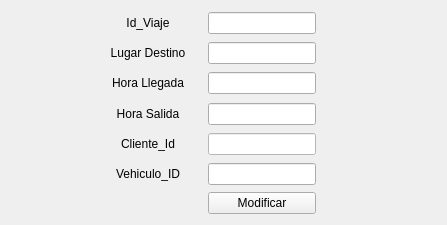
                      <widget class="QWidget" name="page_Viaje_Modificar">
                       <property name="styleSheet">
                        <string notr="true">QLabel{
	padding: 5px 15px;
}</string>
                       </property>
                       <layout class="QGridLayout" name="gridLayout_5">
                        <item row="7" column="2">
                         <widget class="QPushButton" name="Boton_Viaje_Modificar">
                          <property name="cursor">
                           <cursorShape>PointingHandCursor</cursorShape>
                          </property>
                          <property name="styleSheet">
                           <string notr="true"/>
                          </property>
                          <property name="text">
                           <string>Modificar</string>
                          </property>
                         </widget>
                        </item>
                        <item row="6" column="1">
                         <widget class="QLabel" name="label_VehiculoId_Registrar_6">
                          <property name="text">
                           <string>&lt;html&gt;&lt;head/&gt;&lt;body&gt;&lt;p align=&quot;center&quot;&gt;Vehiculo_ID&lt;/p&gt;&lt;/body&gt;&lt;/html&gt;</string>
                          </property>
                         </widget>
                        </item>
                        <item row="4" column="2">
                         <widget class="QLineEdit" name="lineEdit_HoraSalida_Modificar"/>
                        </item>
                        <item row="1" column="2">
                         <widget class="QLineEdit" name="lineEdit_LugarDestino_Modificar"/>
                        </item>
                        <item row="2" column="2">
                         <widget class="QLineEdit" name="lineEdit_HoraLlegada_Modificar"/>
                        </item>
                        <item row="0" column="1">
                         <widget class="QLabel" name="label_LugarDestino_Registrar_3">
                          <property name="text">
                           <string>&lt;html&gt;&lt;head/&gt;&lt;body&gt;&lt;p align=&quot;center&quot;&gt;Id_Viaje&lt;/p&gt;&lt;/body&gt;&lt;/html&gt;</string>
                          </property>
                         </widget>
                        </item>
                        <item row="5" column="1">
                         <widget class="QLabel" name="label_ClienteId_Registrar_5">
                          <property name="text">
                           <string>&lt;html&gt;&lt;head/&gt;&lt;body&gt;&lt;p align=&quot;center&quot;&gt;Cliente_Id&lt;/p&gt;&lt;/body&gt;&lt;/html&gt;</string>
                          </property>
                         </widget>
                        </item>
                        <item row="2" column="0">
                         <spacer name="horizontalSpacer_16">
                          <property name="orientation">
                           <enum>Qt::Horizontal</enum>
                          </property>
                          <property name="sizeType">
                           <enum>QSizePolicy::Fixed</enum>
                          </property>
                          <property name="sizeHint" stdset="0">
                           <size>
                            <width>80</width>
                            <height>25</height>
                           </size>
                          </property>
                         </spacer>
                        </item>
                        <item row="0" column="2">
                         <widget class="QLineEdit" name="lineEdit_IdViaje_Modificar"/>
                        </item>
                        <item row="1" column="1">
                         <widget class="QLabel" name="label_LugarDestino_Registrar_2">
                          <property name="text">
                           <string>&lt;html&gt;&lt;head/&gt;&lt;body&gt;&lt;p align=&quot;center&quot;&gt;Lugar Destino&lt;/p&gt;&lt;/body&gt;&lt;/html&gt;</string>
                          </property>
                         </widget>
                        </item>
                        <item row="2" column="1">
                         <widget class="QLabel" name="label_HoraLlegada_Registrar_3">
                          <property name="text">
                           <string>&lt;html&gt;&lt;head/&gt;&lt;body&gt;&lt;p align=&quot;center&quot;&gt;Hora Llegada&lt;/p&gt;&lt;/body&gt;&lt;/html&gt;</string>
                          </property>
                         </widget>
                        </item>
                        <item row="6" column="2">
                         <widget class="QLineEdit" name="lineEdit_ViajeVehiculoId_Modificar"/>
                        </item>
                        <item row="2" column="3">
                         <spacer name="horizontalSpacer_15">
                          <property name="orientation">
                           <enum>Qt::Horizontal</enum>
                          </property>
                          <property name="sizeType">
                           <enum>QSizePolicy::Fixed</enum>
                          </property>
                          <property name="sizeHint" stdset="0">
                           <size>
                            <width>120</width>
                            <height>20</height>
                           </size>
                          </property>
                         </spacer>
                        </item>
                        <item row="4" column="1">
                         <widget class="QLabel" name="label_HoraSalida_Registrar_4">
                          <property name="text">
                           <string>&lt;html&gt;&lt;head/&gt;&lt;body&gt;&lt;p align=&quot;center&quot;&gt;Hora Salida&lt;/p&gt;&lt;/body&gt;&lt;/html&gt;</string>
                          </property>
                         </widget>
                        </item>
                        <item row="5" column="2">
                         <widget class="QLineEdit" name="lineEdit_ViajeClienteId_Modificar">
                          <property name="styleSheet">
                           <string notr="true">background-color: rgb(255, 255, 255);</string>
                          </property>
                         </widget>
                        </item>
                        <item row="7" column="1">
                         <spacer name="horizontalSpacer_17">
                          <property name="orientation">
                           <enum>Qt::Horizontal</enum>
                          </property>
                          <property name="sizeHint" stdset="0">
                           <size>
                            <width>40</width>
                            <height>20</height>
                           </size>
                          </property>
                         </spacer>
                        </item>
                       </layout>
                      </widget>
